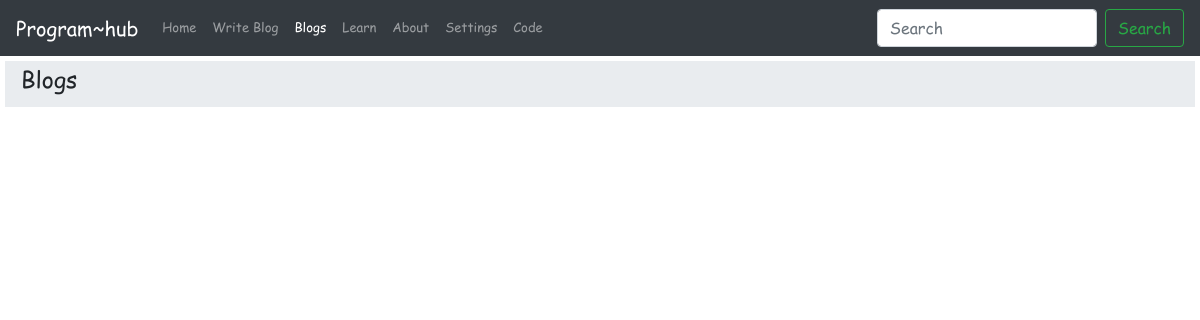
The app's page /blogs, older data.
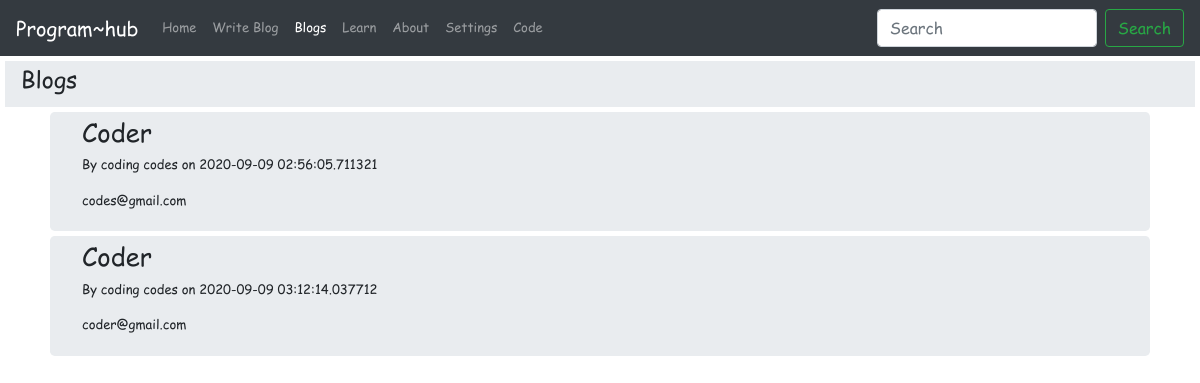
The same page, newer data.
### models.py (models this page shows, shortened)
class Blog(db.Model):
    __tablename__ = 'valid_blogs'
    id = db.Column(db.Integer, primary_key=True)
    name = db.Column(db.String(120), nullable=False, unique=False)
    email = db.Column(db.String(35), nullable=False, unique=False)
    title=db.Column(db.String(255), nullable=False, unique=False)
    date = db.Column(db.DateTime, nullable=False, default=datetime.datetime.utcnow())
    content = db.Column(db.Text, nullable=False, unique=True)

### app.py (the view)
@app.route('/blogs', methods=['POST', 'GET'])
def blogs():
    if request.method == 'POST':
        v = json.loads(request.form['data'])
        time.sleep(5)
        blog = TempBlog.query.get(v['num']) if v['admin'] == 'True' else Blog.query.get(v['num'])
        return jsonify(
            {'id': blog.id, 'title': blog.title, 'name': blog.name, 'email': blog.email, 'date': blog.date,
             'content': blog.content})
    else:
        blogs = Blog.query.all()
        return render_template('blogs.html', blogs=blogs, admin=False, bl='active')

### templates/blogs.html (shortened to what this page needs)
{% extends 'base.html' %}
{% block style %}
<link rel="stylesheet" href="{{url_for('static',filename='styles/blogs.css')}}">
<link rel="stylesheet" href="{{url_for('static',filename='styles/view.css')}}"> {% endblock %}
{% block search_form %}
<form class="form-inline" action="{{url_for('search')}}">
  <input class="form-control mr-sm-2" type="search" placeholder="Search" aria-label="Search">
  <button class="btn btn-outline-success my-2 my-sm-0" type="submit">Search</button>
</form>
{% endblock %}
{% block body %}
<div class="jumbotron flex justify-content-center align-items-center jumbotron-fluid hd">
    <h3>Blogs</h3>
</div>
<div class="container">
    {% for blog in blogs %}
    <div class="jumbotron flex justify-content-center align-items-center per-blog div-blog " id="blog-{{blog['id']}}" data-toggle="modal"
                                                                        data-target="#exampleModalCenter" data-blog="{{blog['id']}}" >
        <h2 class="title">{{blog['title'] | safe }}</h2>
        <p>By {{blog['name']}} on {{blog['date']}} </p>
        <p>{{blog['email']}}</p>
    </div>
    {% endfor %}
</div>
{% endblock %}

### templates/base.html (shortened to what this page needs)
<!DOCTYPE html>
<html lang="en">
<head>
  <link rel="stylesheet" href="{{url_for('static',filename='bootstrap/bootstrap.min.css')}}">
  <link rel="stylesheet" href="{{url_for('static',filename='styles/base.css')}}">
  {% block style %} {% endblock %}
</head>
<body>
  <div id="container" class="container-full-bg" width="100%">
    <nav class="navbar navbar-expand-lg navbar-dark bg-dark">
      <a class="navbar-brand" href="{{url_for('home')}}">Program~hub</a>
      <div class="collapse navbar-collapse" id="navbarColor01">
        <ul class="navbar-nav mr-auto">
          <li class="nav-item {{h}}">
            <a class="nav-link" href="{{url_for('home')}}">Home</a>
          </li>
          <li class="nav-item {{b}}">
            <a class="nav-link" href="{{url_for('blog')}}">Write Blog</a>
          </li>
          <li class="nav-item {{bl}}">
            <a class="nav-link" href="{{url_for('blogs')}}">Blogs</a>
          </li>
          <li class="nav-item {{l}}">
            <a class="nav-link" href="{{url_for('about')}}">Learn</a>
          </li>
          <li class="nav-item {{a}}">
            <a class="nav-link" href="{{url_for('about')}}">About</a>
          </li>
          <li class="nav-item {{s}}">
            <a class="nav-link" href="{{url_for('about')}}">Settings</a>
          </li>
          <li class="nav-item {{c}}">
            <a class="nav-link" href="{{url_for('code')}}">Code</a>
          </li>
        </ul>
        {% block search_form %}
        {% endblock %}
      </div>
    </nav>
    {% block body %}
    {% endblock %}
  </div>
</body>
</html>

### static/styles/base.css (style rules this page uses)
@media only screen and (min-width: 1025px) and  (max-width: 1200px) { body { font-size:23px; } }
@media only screen and (min-width: 1025px) and  (max-width: 1200px) { p, li, span { font-size:13px; } }
@media only screen and (min-width: 1025px) and  (max-width: 1200px) { h2 { font-size: 25.5px; } }
@media only screen and (min-width: 1025px) and  (max-width: 1200px) { h3 { font-size: 23px; } }
@media only screen and (min-width: 1025px) and  (max-width: 1200px) { button { font-size: 18px; } }
body * { font-family: Comic Sans Ms; }
#container { margin:none; height:100%; }

### static/styles/blogs.css (style rules this page uses)
.hd { height: 5%; min-height: 5%; padding-top: 5px; padding-bottom: 5px; padding-left: 16px; margin: 5px; }
.per-blog { margin: 5px; padding-top:5px; padding-bottom:5px; }

Row changes from the older to the newer data that the page shows:
added Blog: title "Coder", name "coding codes", date "2020-09-09 02:56:05.711321", email "codes@gmail.com"
added Blog: title "Coder", name "coding codes", date "2020-09-09 03:12:14.037712", email "coder@gmail.com"
